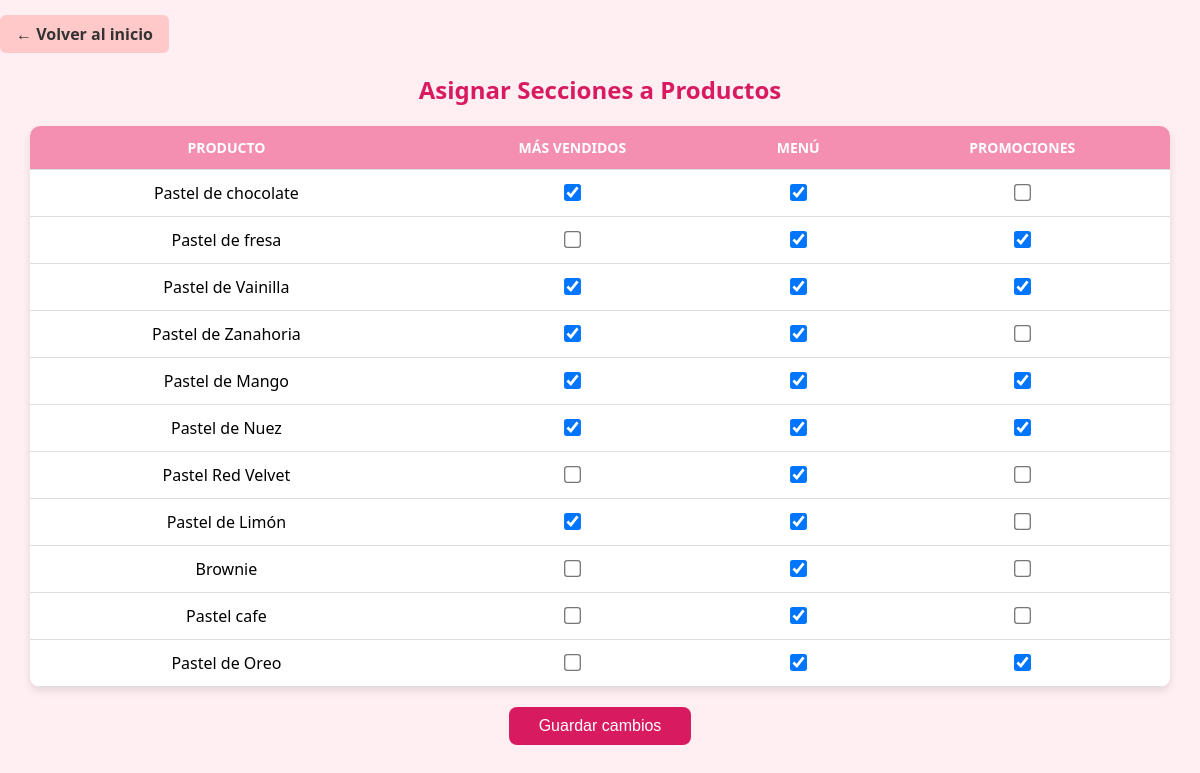
/admin/secciones_productos.php, run on the app's committed database.
### tables this page shows
CREATE TABLE `secciones` (
  `id_seccion` int(11) NOT NULL,
  `nombre` varchar(100) NOT NULL
);

CREATE TABLE `productos` (
  `id_producto` int(11) NOT NULL,
  `nombre` varchar(100) NOT NULL,
  `descripcion` text DEFAULT NULL,
  `categoria` varchar(100) DEFAULT NULL,
  `imagen` longblob DEFAULT NULL,
  `precio` decimal(10,2) DEFAULT NULL,
  `stock` int(11) DEFAULT NULL,
  `tipo` enum('normal','promocion','mas_vendido') DEFAULT 'normal',
  `estado` enum('activo','inactivo') DEFAULT 'activo',
  `precio_promocion` decimal(10,2) DEFAULT NULL
);

### admin/secciones_productos.php (the view, shortened to what this page needs)
<?php
require_once '../includes/conexion.php';
$productos_query = "SELECT * FROM Productos WHERE estado = 'activo'";
$productos_result = $conexion->query($productos_query);
$secciones_query = "SELECT * FROM Secciones";
$secciones_result = $conexion->query($secciones_query);
$secciones = [];
while ($row = $secciones_result->fetch_assoc()) {
    $secciones[] = $row;
}
?>
<!DOCTYPE html>
<html lang="es">
<head>
    <link rel="stylesheet" href="../css/secciones.css">
</head>
<body>
    <a href="index.php" class="btn-volver">← Volver al inicio</a>
    <h2>Asignar Secciones a Productos</h2>
    <form method="POST">
        <table>
            <tr>
                <th>Producto</th>
                <?php foreach ($secciones as $sec): ?>
                    <th><?= ucfirst($sec['nombre']) ?></th>
                <?php endforeach; ?>
            </tr>
            <?php while ($prod = $productos_result->fetch_assoc()): ?>
                <tr>
                    <td><?= htmlspecialchars($prod['nombre']) ?></td>
                    <?php
                    $secciones_actuales = [];
                    $res = $conexion->query("SELECT id_seccion FROM Producto_Seccion WHERE id_producto = " . $prod['id_producto']);
                    while ($s = $res->fetch_assoc()) {
                        $secciones_actuales[] = $s['id_seccion'];
                    }
                    ?>
                    <?php foreach ($secciones as $sec): ?>
                        <td>
                            <input type="checkbox"
                                   name="secciones[<?= $prod['id_producto'] ?>][]"
                                   value="<?= $sec['id_seccion'] ?>"
                                   <?= in_array($sec['id_seccion'], $secciones_actuales) ? 'checked' : '' ?>>
                        </td>
                    <?php endforeach; ?>
                </tr>
            <?php endwhile; ?>
        </table>
        <button class="guardar-btn" type="submit">Guardar cambios</button>
    </form>
</body>
</html>

### css/secciones.css (style rules this page uses)
body { font-family: 'Segoe UI', sans-serif; background-color: #ffeef2; margin: 0; padding: 0; }
h2 { text-align: center; margin: 20px; color: #d81b60; }
table { width: 95%; margin: auto; border-collapse: collapse; background: #fff; border-radius: 10px; overflow: hidden; box-shadow: 0 4px 8px rgba(0,0,0,0.1); }
th, td { padding: 12px; text-align: center; border-bottom: 1px solid #ddd; }
th { background-color: #f48fb1; color: white; text-transform: uppercase; font-size: 14px; }
td input[type="checkbox"] { transform: scale(1.3); }
.guardar-btn { display: block; margin: 20px auto; background-color: #d81b60; color: white; padding: 10px 30px; border: none; border-radius: 8px; cursor: pointer; font-size: 16px; }
.btn-volver { display: inline-block; margin-top: 15px; padding: 8px 16px; background-color: #ffc9c9; color: #333; border-radius: 6px; text-decoration: none; font-weight: bold; transition: background-color 0.3s ease; }

### data on the page
secciones: nombre "MÁS VENDIDOS", id_seccion "☑"
secciones: nombre "MENÚ", id_seccion "☑"
secciones: nombre "PROMOCIONES", id_seccion "☑"
productos: nombre "Pastel de chocolate"
productos: nombre "Pastel de fresa"
productos: nombre "Pastel de Vainilla"
productos: nombre "Pastel de Zanahoria"
productos: nombre "Pastel de Mango"
productos: nombre "Pastel de Nuez"
productos: nombre "Pastel Red Velvet"
productos: nombre "Pastel de Limón"
productos: nombre "Brownie"
productos: nombre "Pastel cafe"
productos: nombre "Pastel de Oreo"
